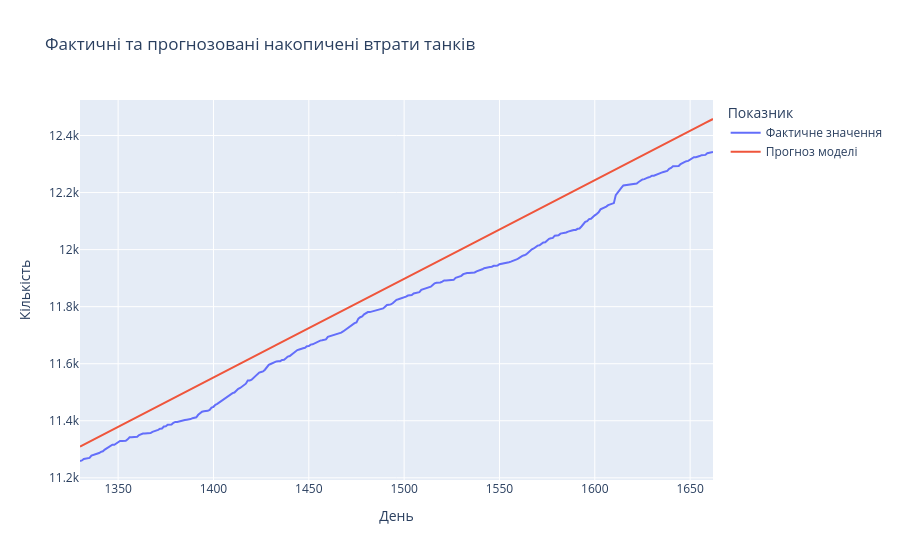

Notebook code for this chart:
### Code cell
#Візуалізація оновленого прогнозу:

results_recent = pd.DataFrame({
    'day': test_data['day'].to_numpy(),
    'Фактичне значення': y_test.to_numpy(),
    'Прогноз моделі': predictions_recent
})

fig = px.line(
    results_recent,
    x='day',
    y=['Фактичне значення', 'Прогноз моделі'],
    title='Фактичні та прогнозовані накопичені втрати танків',
    labels={
        'day': 'День',
        'value': 'Кількість',
        'variable': 'Показник'
    }
)

fig.show()

### Figure 1 — Plotly figure (JSON) as saved in the notebook; plotly's stock layout.template omitted (floating-point values rounded to 4 significant figures; data arrays with more than 128 entries replaced by an {"elided": "..."} marker saying what was removed)
{"data": [{"hovertemplate": "Показник=Фактичне значення<br>День=%{x}<br>Кількість=%{y}<extra></extra>", "legendgroup": "Фактичне значення", "line": {"color": "#636efa", "dash": "solid"}, "marker": {"symbol": "circle"}, "mode": "lines", "name": "Фактичне значення", "orientation": "v", "showlegend": true, "type": "scatter", "x": {"elided": "333 int values"}, "xaxis": "x", "y": {"elided": "333 float values"}, "yaxis": "y"}, {"hovertemplate": "Показник=Прогноз моделі<br>День=%{x}<br>Кількість=%{y}<extra></extra>", "legendgroup": "Прогноз моделі", "line": {"color": "#EF553B", "dash": "solid"}, "marker": {"symbol": "circle"}, "mode": "lines", "name": "Прогноз моделі", "orientation": "v", "showlegend": true, "type": "scatter", "x": {"elided": "333 int values"}, "xaxis": "x", "y": {"elided": "333 float values"}, "yaxis": "y"}], "layout": {"legend": {"title": {"text": "Показник"}, "tracegroupgap": 0}, "title": {"text": "Фактичні та прогнозовані накопичені втрати танків"}, "xaxis": {"anchor": "y", "domain": [0, 1], "title": {"text": "День"}}, "yaxis": {"anchor": "x", "domain": [0, 1], "title": {"text": "Кількість"}}}}
